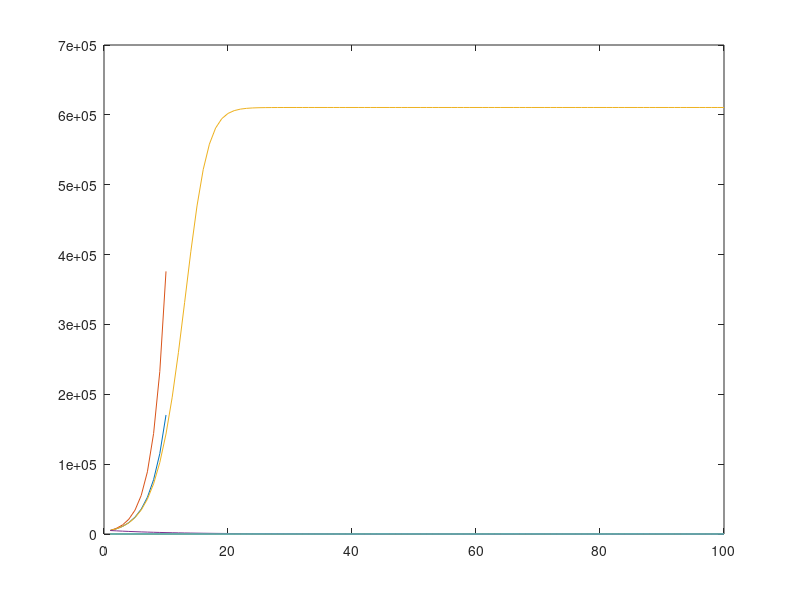
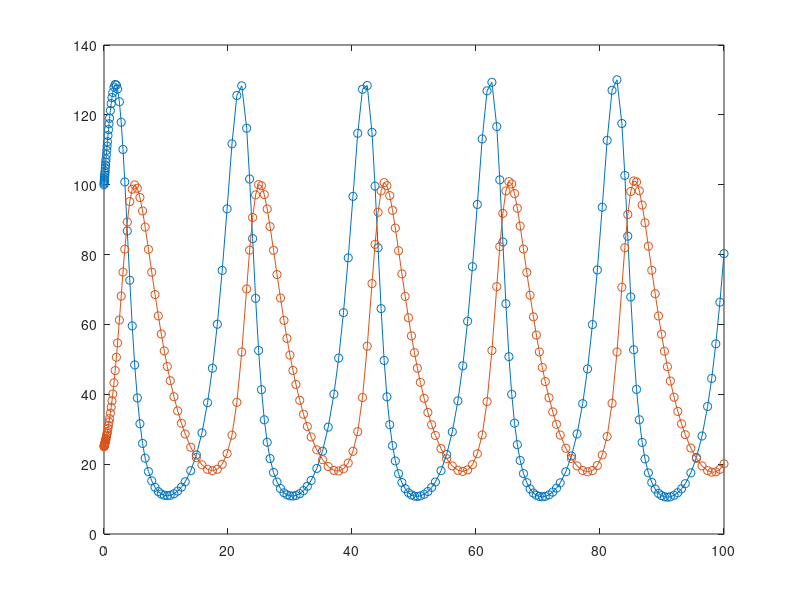

Write the MATLAB code that produced these figures, in order. (Note: this script raises an error after producing the figures.)
clearvars
clc
close all
%%
% Analytical and numerical solution wild boars
N(1) = 5*10^3;
r = 0.48;
dt = 1;
totTime = 10;
time = dt:dt:totTime;
tic
for t = 2:numel(time)
        dN = ((r*N(t-1))*dt);
        N(t) = N(t-1)+dN;
end
toc
Popan(1) = N(1);
Popan(1,2:numel(time)) = N(1)*exp(r*time(1,1:numel(time)-1));
figure
plot(time,N)
hold on
plot(time,Popan)
%%
% Carrying capicity wild boars numerically
clearvars
clc
close all
area = 30528
density = 20
K = density * area
r = 0.48 
N(1) = 5000
dt = 1
totTime = 100
time = dt:dt:totTime
for t = 2:numel(time)
    dN = r*((K-N(t-1))/K)*N(t-1)
    N(t) = N(t-1)+dN
end
plot(time,N)
%%
% analytical solution carrying capacity 
clearvars
clc
close all
area = 30528
density = 20
K = density * area
r = 0.48 
N(1) = 5000
dt = 1
totTime = 100
time = dt:dt:totTime
Popan(1) = N(1)
Popan(1,2:numel(time)) = ((-K*N(1)*exp(r*time(1,1:numel(time)-1)))/(N(1)-K))/(1-(N(1)*exp(r*time(1,1:numel(time)-1)))/(N(1)-K))
%%
%Hunting
clearvars
clc
close all
N0=5000
r=0.48
hunting_effort=0.48+0.48*0.2 %%Stable population if this equals r
dt=1
N=[N0]
n=N0
totTime = 100
time = dt:dt:totTime
H = hunting_effort*N
Popan(1) = N0
for t = 2:numel(time)
  Popan(1,t) = Popan(1,t-1)+(r*Popan(1,t-1)-H)
  H = hunting_effort*Popan(1,t)
end
plot(time,Popan)

%%
%wolves
clearvars
clc
close all
tic
r = 0.48
c = 0.01
d = 0.24
e = 0.005
Nboars = 100
Nwolves = 25
dt = 1
Tottime = 100
timeperiod= dt:dt:Tottime
for t = 2:numel(timeperiod)
    N = Nboars(t-1)+((r*Nboars(t-1)-c*Nwolves(t-1)*Nboars(t-1))*dt);
    W = Nwolves(t-1)+((-d*Nwolves(t-1)+e*Nwolves(t-1)*N)*dt)
    Nboars = [Nboars,N]
    Nwolves = [Nwolves, W]
    
end
plot(timeperiod, Nboars,timeperiod,Nwolves)
toc
elapsedTime1 = toc

analytical_error=e*Nboars-d*log(Nboars)-r*log(Nwolves)+c*Nwolves
%%
%Matlab solver
clearvars
clc
close all
tic
r = 0.48;
c = 0.01;
d = 0.24;
e = 0.005;
W = 25;
Initial = [100,25];     % For a differential equation the initial conditions are necessary to solve the equation 
timeperiod = [0 100]; % this is the interval of integration of the differential equation
Functie = @(t,y)[r*y(1)-c*y(2)*y(1);-d*y(2)+e*y(2)*y(1)]; % this commant defines the equations that need to be solved
ode45(Functie,timeperiod,Initial) % specific syntax to solve the equation and plot it
toc
elapsedTime2 = toc
Timediff = elapsedTime2-elapsedTime1

% https://www.youtube.com/watch?v=5r1zFz5CB2w link info method + https://www.youtube.com/watch?v=nTRNrvJmixw
